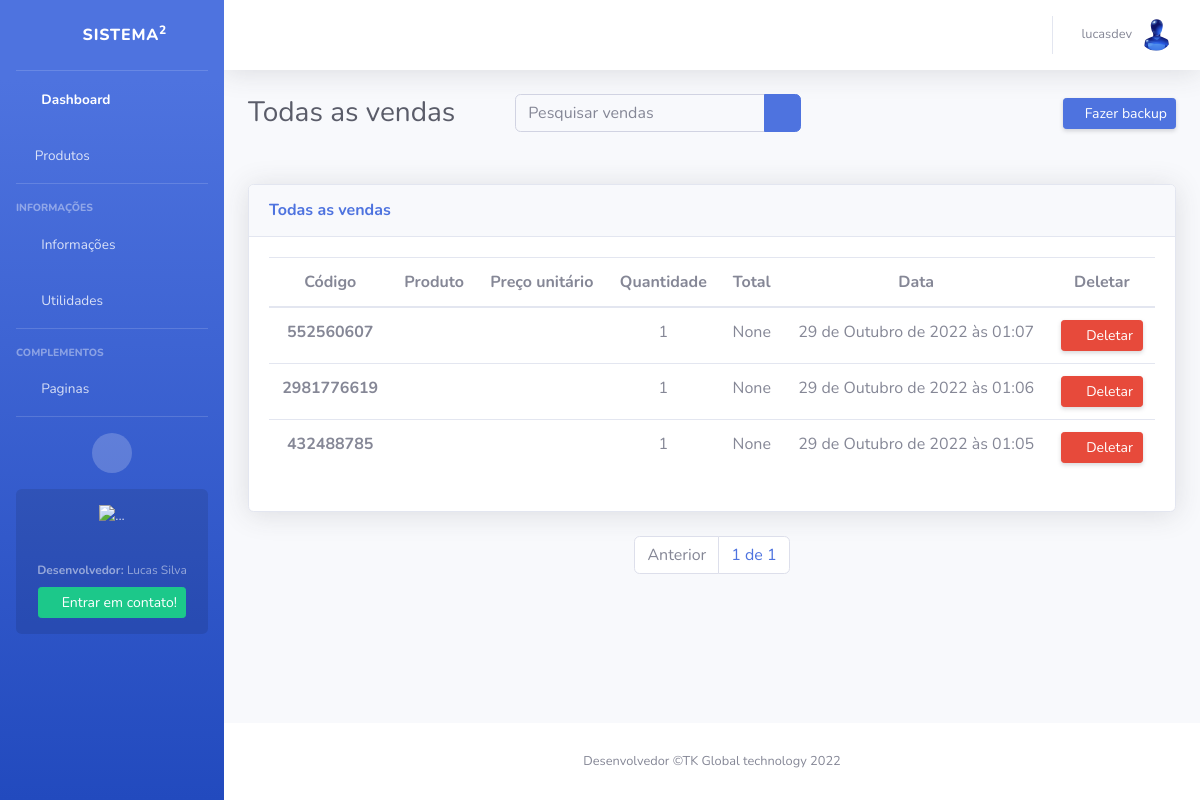
The page /vendas/todas-as-vendas/ (signed in) on the database as committed earlier.
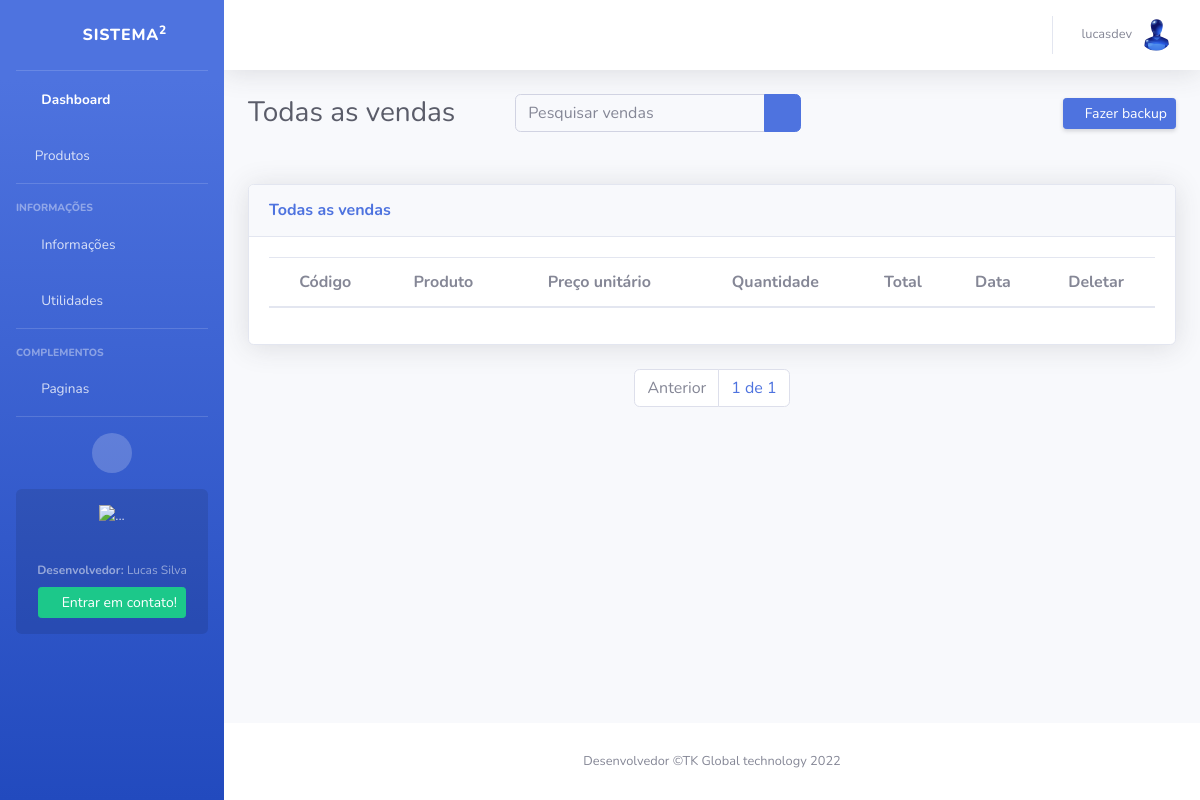
The same page on the database as committed later.
### apps/sales_products/models/sales.py (models this page shows, shortened)
class SellProduct(models.Model):
    code_sale = models.IntegerField(default=generate_id, editable=False)
    sold_by = models.ForeignKey(User, on_delete=models.CASCADE)
    cart_product = models.ForeignKey(Cart, on_delete=models.CASCADE, null=True, blank=True)
    quantity = models.IntegerField(default=1, null=True, blank=True)
    amount = models.DecimalField(decimal_places=2, max_digits=9, null=True, blank=True, editable=False)
    date_sale = models.DateTimeField(auto_now_add=True)
    class Meta:
        db_table = 'sales'
        verbose_name = 'Produtos vendidos'
        verbose_name_plural = 'Produtos vendidos'
        ordering = ('-date_sale',)

### apps/sales_products/views/sales.py (the view, shortened to what this page needs)
# urls.py: path('todas-as-vendas/', ProductsSoldView.as_view(), name='all_producs_sold'),
class ProductsSoldView(LoginRequiredMixin, ListView):
    template_name = 'products-solds.html'
    redirect_field_name = 'login'
    model = SellProduct
    def get(self, request, *args, **kwargs):
        self.object_list = self.get_queryset()
        allow_empty = self.get_allow_empty()
        sell = SellProduct.objects.all().order_by('-date_sale')
        queryset = request.GET.get('q')
        print(queryset)
        paginator = Paginator(sell, 10)
        page = self.request.GET.get('page')
        posts = paginator.get_page(page)
        context = dict()
        context['posts'] = posts
        return self.render_to_response(context)

### apps/sales_products/templates/products-solds.html (shortened to what the changed rows need)
{% extends 'base.html' %}
{% load static %}
{% block body %}
<div class="container-fluid">
    <div class="d-sm-flex align-items-center justify-content-between mb-5">
        <h1 class="h3 mb-0 text-gray-800">Todas as vendas</h1>
    </div>
    <div class="row">
        <div class="col-xl-12 col-lg-12">
            <div class="card shadow mb-4">
                <div class="card-body">
                    <div class="table-responsive-sm">
                        <table class="table table-hover">
                            <thead>
                            <tr  class="text-center">
                                <th scope="col">Código</th>
                                <th scope="col">Produto</th>
                                <th scope="col">Preço unitário</th>
                                <th scope="col">Quantidade</th>
                                <th scope="col">Total</th>
                                <th scope="col">Data</th>
                                <th scope="col">Deletar</th>
                            </tr>
                            </thead>
                            <tbody>
                            {% for sell_prod in posts %}
                            <tr class="text-center">
                                <th scope="row">{{sell_prod.code_sale}}</th>
                                <td>{{sell_prod.product}}</td>
                                <td>{{sell_prod.unit_price}}</td>
                                <td>{{sell_prod.quantity}}</td>
                                <td>{{sell_prod.amount}}</td>
                                <td>{{sell_prod.date_sale}}</td>
                                <td>
                                    <form action="{% url 'delete_produc_sold' sell_prod.pk %}" method="post">
                                        <button class="d-none d-sm-inline-block btn btn-sm btn-danger shadow-sm float-left col-md-12" type="submit">
                                            <i class="fas fa-trash mt-1 fa-sm fa-fw text-gray-100 float-left"></i>
                                            Deletar
                                        </button>
                                    </form>
                                </td>
                            </tr>
                            {% endfor %}
                        </table>
                    </div>
                </div>
            </div>
        </div>
    </div>
</div>
{% endblock body %}

Rows that differ between the two databases and show on the page:
removed SellProduct: code_sale "552560607", quantity "1", amount "None", date_sale "29 de Outubro de 2022 às 01:07"
removed SellProduct: code_sale "2981776619", quantity "1", amount "None", date_sale "29 de Outubro de 2022 às 01:06"
removed SellProduct: code_sale "432488785", quantity "1", amount "None", date_sale "29 de Outubro de 2022 às 01:05"
